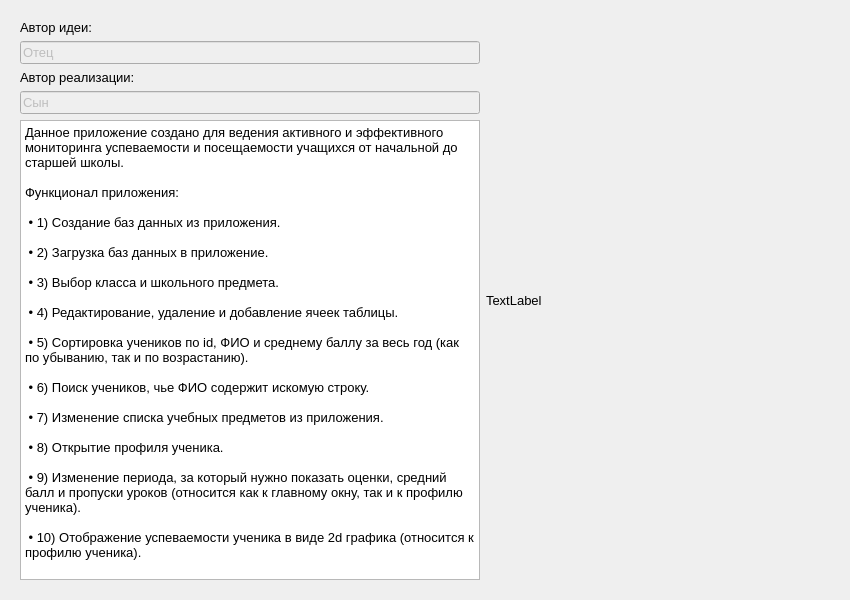
<?xml version="1.0" encoding="UTF-8"?>
<ui version="4.0">
 <class>Form</class>
 <widget class="QWidget" name="Form">
  <property name="geometry">
   <rect>
    <x>0</x>
    <y>0</y>
    <width>850</width>
    <height>600</height>
   </rect>
  </property>
  <property name="minimumSize">
   <size>
    <width>850</width>
    <height>600</height>
   </size>
  </property>
  <property name="maximumSize">
   <size>
    <width>850</width>
    <height>600</height>
   </size>
  </property>
  <property name="font">
   <font>
    <pointsize>10</pointsize>
   </font>
  </property>
  <property name="windowTitle">
   <string>Form</string>
  </property>
  <layout class="QVBoxLayout" name="verticalLayout">
   <item>
    <widget class="QWidget" name="widget" native="true">
     <layout class="QVBoxLayout" name="verticalLayout_4">
      <item>
       <layout class="QHBoxLayout" name="horizontalLayout">
        <item>
         <layout class="QVBoxLayout" name="verticalLayout_3">
          <item>
           <widget class="QLabel" name="label">
            <property name="maximumSize">
             <size>
              <width>300</width>
              <height>50</height>
             </size>
            </property>
            <property name="font">
             <font>
              <pointsize>10</pointsize>
             </font>
            </property>
            <property name="text">
             <string>Автор идеи:</string>
            </property>
           </widget>
          </item>
          <item>
           <widget class="QLineEdit" name="about_author">
            <property name="enabled">
             <bool>false</bool>
            </property>
            <property name="font">
             <font>
              <pointsize>10</pointsize>
             </font>
            </property>
            <property name="text">
             <string>Отец</string>
            </property>
           </widget>
          </item>
          <item>
           <widget class="QLabel" name="label_2">
            <property name="maximumSize">
             <size>
              <width>300</width>
              <height>50</height>
             </size>
            </property>
            <property name="font">
             <font>
              <pointsize>10</pointsize>
             </font>
            </property>
            <property name="text">
             <string>Автор реализации:</string>
            </property>
           </widget>
          </item>
          <item>
           <widget class="QLineEdit" name="about_idea_author">
            <property name="enabled">
             <bool>false</bool>
            </property>
            <property name="font">
             <font>
              <pointsize>10</pointsize>
             </font>
            </property>
            <property name="text">
             <string>Сын</string>
            </property>
           </widget>
          </item>
          <item>
           <widget class="QTextBrowser" name="textBrowser">
            <property name="html">
             <string>&lt;!DOCTYPE HTML PUBLIC &quot;-//W3C//DTD HTML 4.0//EN&quot; &quot;http://www.w3.org/TR/REC-html40/strict.dtd&quot;&gt;
&lt;html&gt;&lt;head&gt;&lt;meta name=&quot;qrichtext&quot; content=&quot;1&quot; /&gt;&lt;style type=&quot;text/css&quot;&gt;
p, li { white-space: pre-wrap; }
&lt;/style&gt;&lt;/head&gt;&lt;body style=&quot; font-family:'MS Shell Dlg 2'; font-size:10pt; font-weight:400; font-style:normal;&quot;&gt;
&lt;p style=&quot; margin-top:0px; margin-bottom:0px; margin-left:0px; margin-right:0px; -qt-block-indent:0; text-indent:0px;&quot;&gt;Данное приложение создано для ведения активного и эффективного мониторинга успеваемости и посещаемости учащихся от начальной до старшей школы.&lt;/p&gt;
&lt;p style=&quot;-qt-paragraph-type:empty; margin-top:0px; margin-bottom:0px; margin-left:0px; margin-right:0px; -qt-block-indent:0; text-indent:0px;&quot;&gt;&lt;br /&gt;&lt;/p&gt;
&lt;p style=&quot; margin-top:0px; margin-bottom:0px; margin-left:0px; margin-right:0px; -qt-block-indent:0; text-indent:0px;&quot;&gt;Функционал приложения:&lt;/p&gt;
&lt;p style=&quot;-qt-paragraph-type:empty; margin-top:0px; margin-bottom:0px; margin-left:0px; margin-right:0px; -qt-block-indent:0; text-indent:0px;&quot;&gt;&lt;br /&gt;&lt;/p&gt;
&lt;p style=&quot; margin-top:0px; margin-bottom:0px; margin-left:0px; margin-right:0px; -qt-block-indent:0; text-indent:0px;&quot;&gt; • 1) Создание баз данных из приложения.&lt;/p&gt;
&lt;p style=&quot;-qt-paragraph-type:empty; margin-top:0px; margin-bottom:0px; margin-left:0px; margin-right:0px; -qt-block-indent:0; text-indent:0px;&quot;&gt;&lt;br /&gt;&lt;/p&gt;
&lt;p style=&quot; margin-top:0px; margin-bottom:0px; margin-left:0px; margin-right:0px; -qt-block-indent:0; text-indent:0px;&quot;&gt; • 2) Загрузка баз данных в приложение.&lt;/p&gt;
&lt;p style=&quot;-qt-paragraph-type:empty; margin-top:0px; margin-bottom:0px; margin-left:0px; margin-right:0px; -qt-block-indent:0; text-indent:0px;&quot;&gt;&lt;br /&gt;&lt;/p&gt;
&lt;p style=&quot; margin-top:0px; margin-bottom:0px; margin-left:0px; margin-right:0px; -qt-block-indent:0; text-indent:0px;&quot;&gt; • 3) Выбор класса и школьного предмета.&lt;/p&gt;
&lt;p style=&quot;-qt-paragraph-type:empty; margin-top:0px; margin-bottom:0px; margin-left:0px; margin-right:0px; -qt-block-indent:0; text-indent:0px;&quot;&gt;&lt;br /&gt;&lt;/p&gt;
&lt;p style=&quot; margin-top:0px; margin-bottom:0px; margin-left:0px; margin-right:0px; -qt-block-indent:0; text-indent:0px;&quot;&gt; • 4) Редактирование, удаление и добавление ячеек таблицы. &lt;/p&gt;
&lt;p style=&quot;-qt-paragraph-type:empty; margin-top:0px; margin-bottom:0px; margin-left:0px; margin-right:0px; -qt-block-indent:0; text-indent:0px;&quot;&gt;&lt;br /&gt;&lt;/p&gt;
&lt;p style=&quot; margin-top:0px; margin-bottom:0px; margin-left:0px; margin-right:0px; -qt-block-indent:0; text-indent:0px;&quot;&gt; • 5) Сортировка учеников по id, ФИО и среднему баллу за весь год (как по убыванию, так и по возрастанию).&lt;/p&gt;
&lt;p style=&quot;-qt-paragraph-type:empty; margin-top:0px; margin-bottom:0px; margin-left:0px; margin-right:0px; -qt-block-indent:0; text-indent:0px;&quot;&gt;&lt;br /&gt;&lt;/p&gt;
&lt;p style=&quot; margin-top:0px; margin-bottom:0px; margin-left:0px; margin-right:0px; -qt-block-indent:0; text-indent:0px;&quot;&gt; • 6) Поиск учеников, чье ФИО содержит искомую строку.&lt;/p&gt;
&lt;p style=&quot;-qt-paragraph-type:empty; margin-top:0px; margin-bottom:0px; margin-left:0px; margin-right:0px; -qt-block-indent:0; text-indent:0px;&quot;&gt;&lt;br /&gt;&lt;/p&gt;
&lt;p style=&quot; margin-top:0px; margin-bottom:0px; margin-left:0px; margin-right:0px; -qt-block-indent:0; text-indent:0px;&quot;&gt; • 7) Изменение списка учебных предметов из приложения.&lt;/p&gt;
&lt;p style=&quot;-qt-paragraph-type:empty; margin-top:0px; margin-bottom:0px; margin-left:0px; margin-right:0px; -qt-block-indent:0; text-indent:0px;&quot;&gt;&lt;br /&gt;&lt;/p&gt;
&lt;p style=&quot; margin-top:0px; margin-bottom:0px; margin-left:0px; margin-right:0px; -qt-block-indent:0; text-indent:0px;&quot;&gt; • 8) Открытие профиля ученика.&lt;/p&gt;
&lt;p style=&quot;-qt-paragraph-type:empty; margin-top:0px; margin-bottom:0px; margin-left:0px; margin-right:0px; -qt-block-indent:0; text-indent:0px;&quot;&gt;&lt;br /&gt;&lt;/p&gt;
&lt;p style=&quot; margin-top:0px; margin-bottom:0px; margin-left:0px; margin-right:0px; -qt-block-indent:0; text-indent:0px;&quot;&gt; • 9) Изменение периода, за который нужно показать оценки, средний балл и пропуски уроков (относится как к главному окну, так и к профилю ученика).&lt;/p&gt;
&lt;p style=&quot;-qt-paragraph-type:empty; margin-top:0px; margin-bottom:0px; margin-left:0px; margin-right:0px; -qt-block-indent:0; text-indent:0px;&quot;&gt;&lt;br /&gt;&lt;/p&gt;
&lt;p style=&quot; margin-top:0px; margin-bottom:0px; margin-left:0px; margin-right:0px; -qt-block-indent:0; text-indent:0px;&quot;&gt; • 10) Отображение успеваемости ученика в виде 2d графика (относится к профилю ученика).&lt;/p&gt;&lt;/body&gt;&lt;/html&gt;</string>
            </property>
           </widget>
          </item>
         </layout>
        </item>
        <item>
         <widget class="QLabel" name="hello_img">
          <property name="minimumSize">
           <size>
            <width>344</width>
            <height>510</height>
           </size>
          </property>
          <property name="maximumSize">
           <size>
            <width>344</width>
            <height>510</height>
           </size>
          </property>
          <property name="text">
           <string>TextLabel</string>
          </property>
         </widget>
        </item>
       </layout>
      </item>
     </layout>
    </widget>
   </item>
  </layout>
 </widget>
 <resources/>
 <connections/>
</ui>
